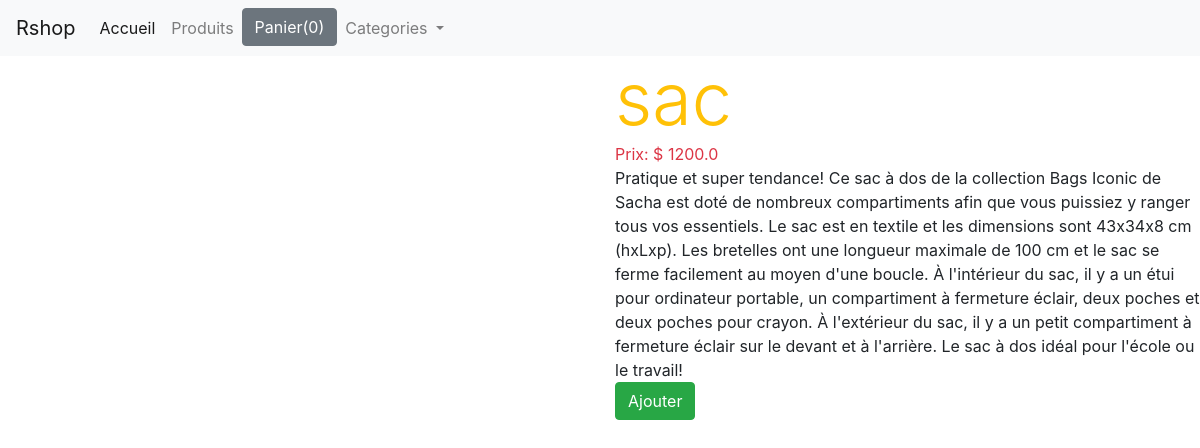
The page /1 on the database its author committed.
### shop/models.py (models this page shows, shortened)
class Produit(models.Model):
    title=models.CharField(max_length=200)
    price=models.FloatField()
    description=models.TextField()
    category=models.ForeignKey(Category, related_name="category", on_delete=models.CASCADE)
    image=models.CharField(max_length=5000)
    date_added=models.DateTimeField(auto_now=True)
    class Meta:
        ordering= ['-date_added']

### shop/views.py (the view)
# urls.py: path('<int:myid>',detail, name='detail'),
def detail(request, myid):
    product_object=Produit.objects.get(id=myid)
    return render(request,'shop/detail.html',{'product':product_object})

### shop/templates/shop/detail.html (shortened to what this page needs)
{% extends "shop/base.html"%}
{% block content %}
<div class="row">
  <div class="col-md-6">
      <div>
      </div>
  </div>
  <div class="col-md-6">
    <div class="text-warning display-3">
        {{product.title}}
    </div>
    <div class="text-danger ">
       Prix: $ {{product.price}}
    </div>
    <div >
        {{product.description}}
    </div>
      <a href="#"><button class="btn btn-success" >Ajouter</button></a>
  </div>
</div>
{%endblock%}

### rows shown on the page
Produit: title "sac", price "1200.0", description "Pratique et super tendance! Ce sac à dos de la collection Bags Iconic de Sacha est doté de nombreux compartiments afin que vous puissiez y ranger tous vos essentiels. Le sac est en textile et les dimensions sont 43x34x8 cm (hxLxp). Les bretelles ont une longueur maximale de 100 cm et le sac se ferme facilement au moyen d'une boucle. À l'intérieur du sac, il y a un étui pour ordinateur portable, un compartiment à fermeture éclair, deux poches et deux poches pour crayon. À l'extérieur du sac, il y a un petit compartiment à fermeture éclair sur le devant et à l'arrière. Le sac à dos idéal pour l'école ou le travail!"
